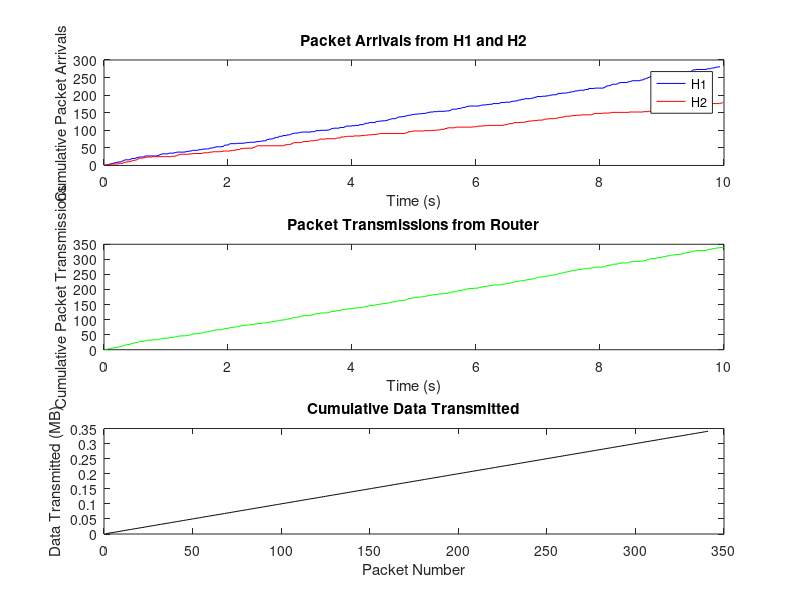

Source code (MATLAB):
% Parameters for Host 1 (H1) and Host 2 (H2)
B1 = 8e6;             % Bandwidth of Link 1 (bps)
B2 = 10e6;            % Bandwidth of Link 2 (bps)
Tp1 = 5e-3;           % Propagation delay for Link 1 (seconds)
Tp2 = 10e-3;          % Propagation delay for Link 2 (seconds)
packet_size = 1e3 * 8; % Packet size (bits)
queue_size = 100;      % Shared router queue capacity (packets)
simulation_time = 10;  % Simulation duration (seconds)
lambda1 = 30;          % Packet arrival rate for H1 (packets/second)
lambda2 = 20;          % Packet arrival rate for H2 (packets/second)
% Initialize variables
time = 0; % Simulation clock
queue = 0; % Packets in the shared router queue
packets_arrived_H1 = 0; % Packets arriving from H1
packets_arrived_H2 = 0; % Packets arriving from H2
packets_dropped = 0; % Total packets dropped due to queue overflow
packets_sent = 0; % Total packets transmitted
transmission_start_time = 0; % Time when the next packet can be transmitted
% Storage for metrics
arrival_times_H1 = [];
arrival_times_H2 = [];
transmission_times = [];
cumulative_packets_sent = [];
% Poisson arrival for H1 and H2
while time < simulation_time
    % Generate packet arrivals for H1 and H2
    inter_arrival_time_H1 = exprnd(1 / lambda1);
    inter_arrival_time_H2 = exprnd(1 / lambda2);
    next_arrival_H1 = time + inter_arrival_time_H1;
    next_arrival_H2 = time + inter_arrival_time_H2;
    next_arrival = min(next_arrival_H1, next_arrival_H2);
    time = next_arrival;
    if time > simulation_time
        break;
    end
    % Determine packet source (H1 or H2)
    if next_arrival == next_arrival_H1
        packets_arrived_H1 = packets_arrived_H1 + 1;
        arrival_times_H1(end + 1) = time;
    else
        packets_arrived_H2 = packets_arrived_H2 + 1;
        arrival_times_H2(end + 1) = time;
    end
    % Router queue management
    if queue < queue_size
        queue = queue + 1;
    else
        packets_dropped = packets_dropped + 1;
    end
    % Transmit packet from queue
    if queue > 0 && time >= transmission_start_time
        queue = queue - 1; % Remove packet from the queue
        packets_sent = packets_sent + 1;
        % Use appropriate link bandwidth and propagation delay
        if next_arrival == next_arrival_H1
            transmission_time = packet_size / B1 + Tp1;
        else
            transmission_time = packet_size / B2 + Tp2;
        end
        transmission_start_time = time + transmission_time;
        transmission_times(end + 1) = transmission_start_time;
        cumulative_packets_sent(end + 1) = packets_sent;
    end
end
% Calculate Metrics
throughput = (packets_sent * packet_size) / simulation_time; % Throughput in bps
all_arrival_times = [arrival_times_H1, arrival_times_H2]; % Combine arrival times from both hosts
all_arrival_times = sort(all_arrival_times); % Sort arrival times in ascending order
average_delay = mean(transmission_times - all_arrival_times(1:length(transmission_times))); % Average delay in seconds
packet_loss_rate = (packets_dropped / (packets_arrived_H1 + packets_arrived_H2)) * 100; % Packet loss percentage
% Display Results
fprintf('Throughput: %.2f Mbps\n', throughput / 1e6);
fprintf('Average Delay: %.2f ms\n', average_delay * 1e3);
fprintf('Packet Loss Rate: %.2f%%\n', packet_loss_rate);
% Plot Results
figure;
subplot(3, 1, 1);
stairs(arrival_times_H1, 1:length(arrival_times_H1), 'b', 'DisplayName', 'H1');
hold on;
stairs(arrival_times_H2, 1:length(arrival_times_H2), 'r', 'DisplayName', 'H2');
xlabel('Time (s)');
ylabel('Cumulative Packet Arrivals');
title('Packet Arrivals from H1 and H2');
legend;
subplot(3, 1, 2);
stairs(transmission_times, 1:length(transmission_times), 'g');
xlabel('Time (s)');
ylabel('Cumulative Packet Transmissions');
title('Packet Transmissions from Router');
subplot(3, 1, 3);
plot(1:length(cumulative_packets_sent), cumsum(packet_size / 8 * ones(size(cumulative_packets_sent))) / 1e6, 'k');
xlabel('Packet Number');
ylabel('Data Transmitted (MB)');
title('Cumulative Data Transmitted');
